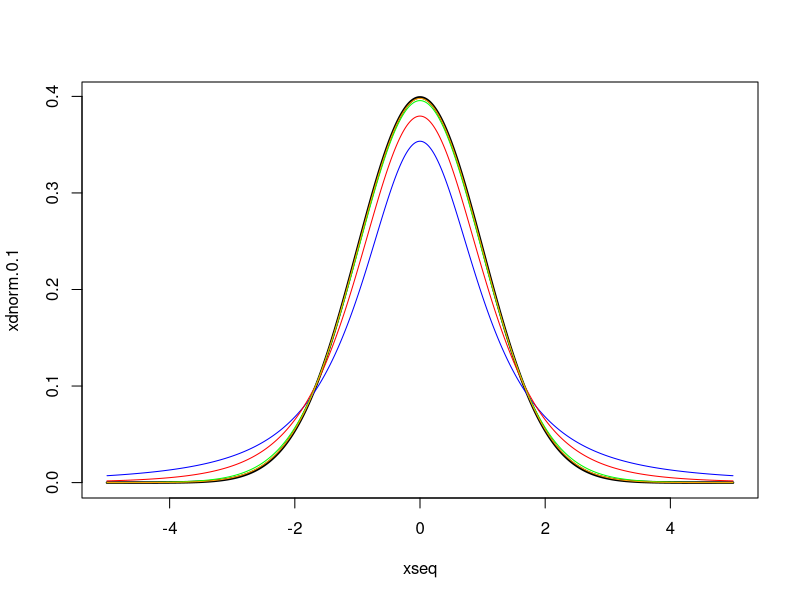
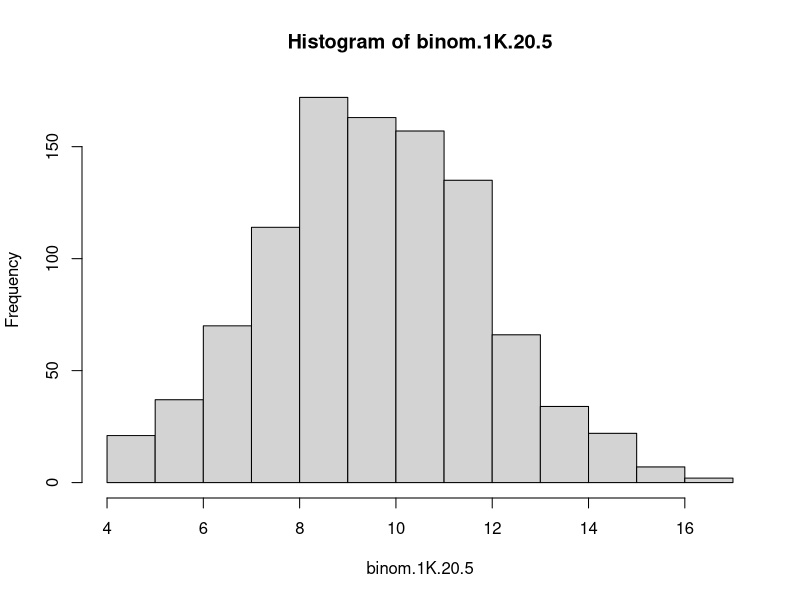
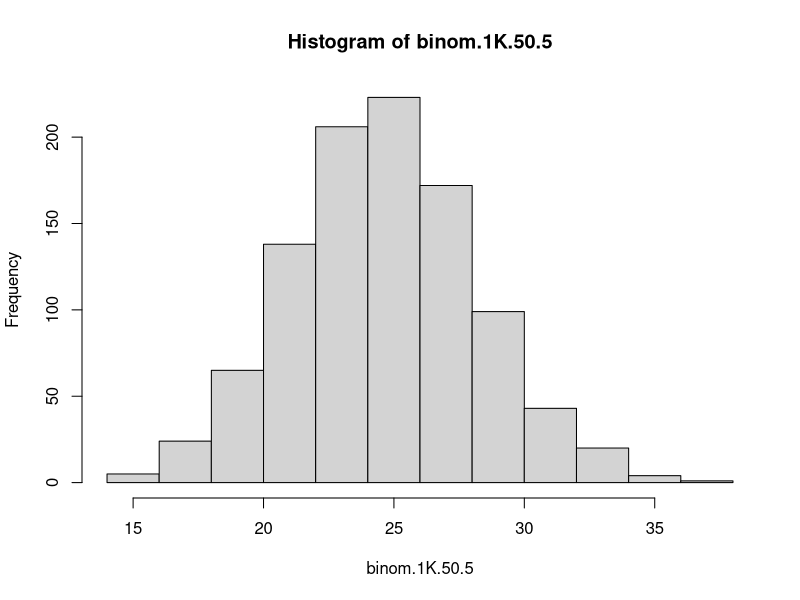
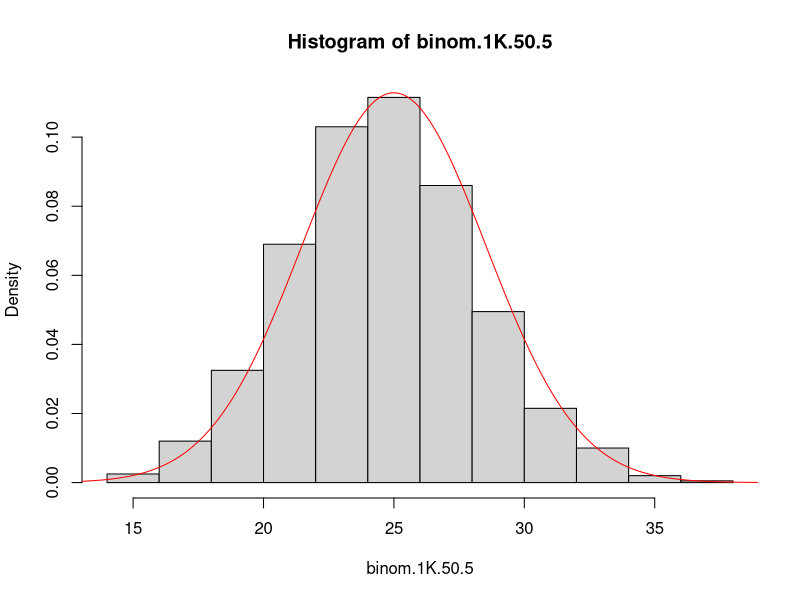
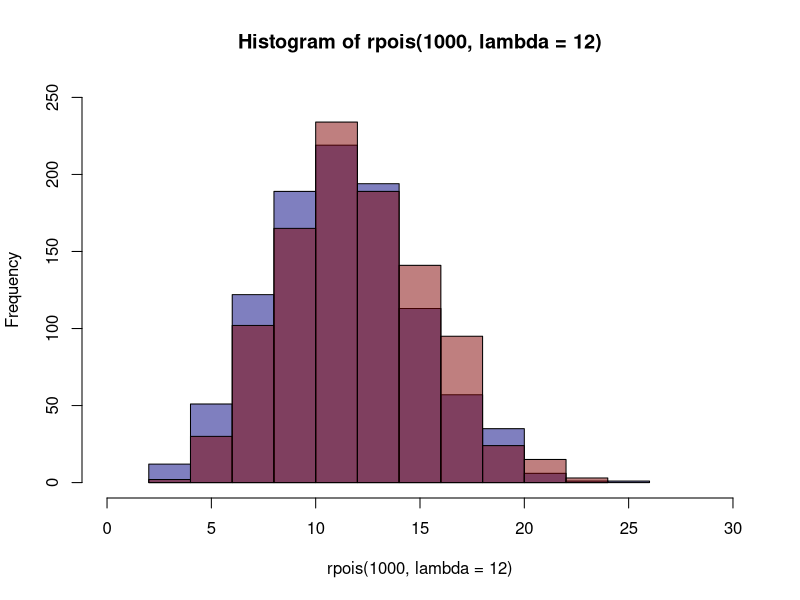
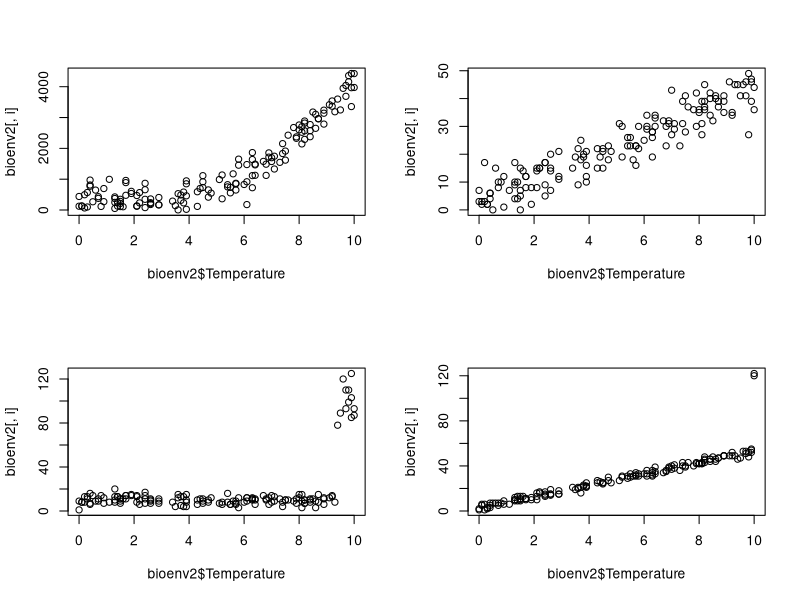
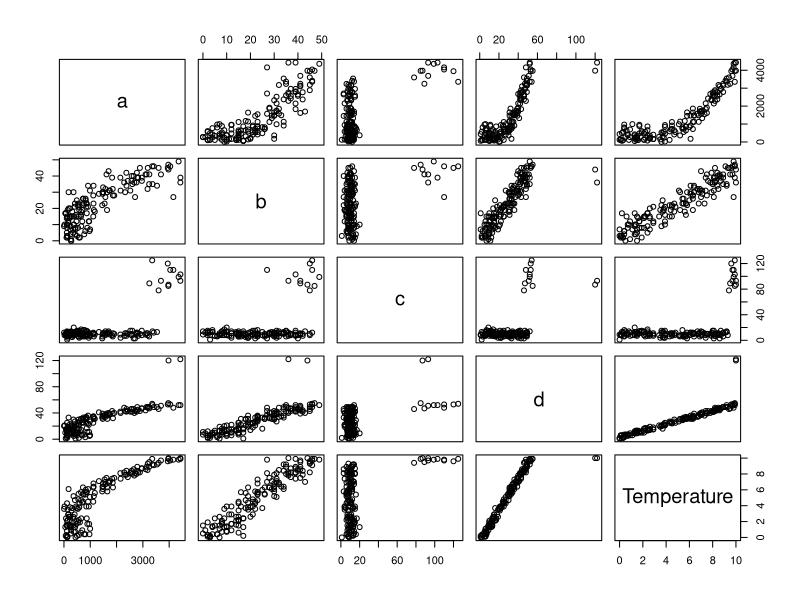
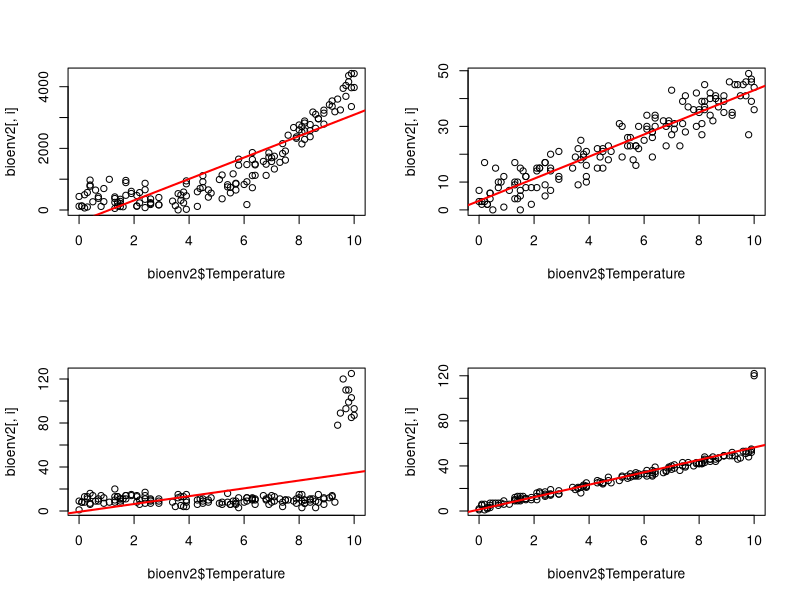

These figures' R source, in order:
## ---- chunk 1
# plot the density function of N(0,1)
xseq <- seq(-5,5,0.01)
xdnorm.0.1 <- dnorm(x=xseq,
                    mean=0,
                    sd=1) 
xdt.2 <- dt(xseq,df=2)
xdt.5 <- dt(xseq,df=5)
xdt.30 <- dt(xseq,df=30)
xdt.100 <- dt(xseq,df=100)

# plot the normal distribution
plot(xseq,
     xdnorm.0.1,
     type="l",
     lwd=2.5)
# add the density function of T(df), f = 2,5,30,100 in the plot
points(xseq,xdt.2,col="blue", type="l")
points(xseq,xdt.5,col="red", type="l")
points(xseq,xdt.30,col="green", type="l")
points(xseq,xdt.100,col="orange", type="l")
## ---- chunk 2
p = 0.5 # probability of success
q = 1-p # complement of success
n = 1000 # number "experiments"

# number of trials = 20
set.seed(3)
binom.1K.20.5 <- rbinom(n=n,
                        size=20,
                        prob=p)
hist(binom.1K.20.5,
     freq=T)

# number of trials = 50
set.seed(3)
binom.1K.50.5 <- rbinom(n=n,
                        size=50,
                        prob=p)
hist(binom.1K.50.5,
     freq=T)

# binom.1K.50.5 will be used for the approximation
binmo.1K.50.5.mean <- 50*p
binmo.1K.50.5.sd <- sqrt(50*p*q)

xseq <- seq(0,50,0.1)
norm.approx <- dnorm(x=xseq,
                     mean=binmo.1K.50.5.mean,
                     sd=binmo.1K.50.5.sd)

set.seed(3)
binom.1K.50.5 <- rbinom(n=n,
                        size=50,
                        prob=p)
hist(binom.1K.50.5,
     freq=F)
lines(xseq,
      norm.approx,
      col="red")
## ---- chunk 3
# Overlay histograms
hist(rpois(1000,lambda=12),xlim=c(0,30),ylim=c(0,250),col=rgb(0,0,0.5,0.5))
hist(rnorm(1000,mean=12,sd=sqrt(12)),add=T,col=rgb(0.5,0,0,0.5))
## ---- chunk 4
plot
pnorm(q=1.96,mean=0,sd=1,lower.tail=F) # 0.0249979
pt(q=1.96,df=10) # 0.9607819
pt(q=1.96,df=20) # 0.9679609
pt(q=1.96,df=30) # 0.9703288
pt(q=1.96,df=100) # 0.9736105
pt(q=1.96,df=100000) # 0.9750007
## ---- chunk 5
bioenv2 <- read.csv(
  "statsI/bioenv-2.csv",
  header = T,
  sep = ",", 
  row.names = 1)
head(bioenv2)
str(bioenv2)

# species vs temperature
bioenv2.analysis <- data.frame()
for (i in 1:(ncol(bioenv2)-1)) {
  bioenv2.analysis[1,i] <- cov(x = bioenv2[,i],
                               y = bioenv2$Temperature,
                               method = "pearson")
  bioenv2.analysis[2,i] <- cov(x = bioenv2[,i],
                               y = bioenv2$Temperature,
                               method = "spearman")
  bioenv2.analysis[3,i] <- cor(x = bioenv2[,i],
                               y = bioenv2$Temperature,
                               method = "pearson")
  bioenv2.analysis[4,i] <- cor(x = bioenv2[,i],
                               y = bioenv2$Temperature,
                               method = "spearman")
}
colnames(bioenv2.analysis) <- colnames(bioenv2[,1:4])
rownames(bioenv2.analysis) <- c("cov.pearson", "cov.spearman", "cor.pearson", "cor.spearman")

# correlation test
bioenv2.cor.test.pearson <- list()
bioenv2.cor.test.spearman <- list()
for (i in 1:(ncol(bioenv2)-1)) {
  bioenv2.cor.test.pearson[[i]] <- cor.test(x=bioenv2[,i],
                                            y=bioenv2$Temperature,
                                            method="pearson")
  bioenv2.cor.test.spearman[[i]] <- cor.test(x=bioenv2[,i],
                                             y=bioenv2$Temperature,
                                             method="spearman")
}

# plotting variables against each other
par(mfrow = c(2,2))
for (i in 1:(ncol(bioenv2)-1)) {
  plot(bioenv2$Temperature,bioenv2[,i])
}
par(mfrow = c(1,1))
pairs(bioenv2)
## ---- chunk 6
bioenv2.lm <- list()
par(mfrow=c(2,2))
for (i in 1:(ncol(bioenv2)-1)) {
  bioenv2.lm[[i]] <- lm(bioenv2[,i]~bioenv2$Temperature)
  plot(bioenv2$Temperature,bioenv2[,i])
  abline(bioenv2.lm[[i]],lwd=2,col="red")
}
# summary(bioenv2.lm[[1]])

# regression is the explained part
SSreg <- var(bioenv2.lm[[4]]$fitted.values) 
SStotal <- var(bioenv2$d)
R2 <- SSreg/SStotal
# everything that is not explained is residual
residual <- SStotal - SSreg
## ---- chunk 7
bioenv2.variability <- data.frame()
for (i in 1:(ncol(bioenv2)-1)) {
  bioenv2.variability[1,i] <- var(residuals(bioenv2.lm[[i]]))
  bioenv2.variability[2,i] <- var(fitted(bioenv2.lm[[i]]))
  bioenv2.variability[3,i] <- var(bioenv2[,i])
  bioenv2.variability[4,i] <- bioenv2.variability[1,i] + bioenv2.variability[2,i]
  bioenv2.variability[5,i] <- bioenv2.variability[2,i]/(bioenv2.variability[1,i] + bioenv2.variability[2,i])
}
colnames(bioenv2.variability) <- colnames(bioenv2[,1:4])
rownames(bioenv2.variability) <- c("r.variability", "f.variability", "t.variability", "r+f.variability", "f/r+f.variability")
